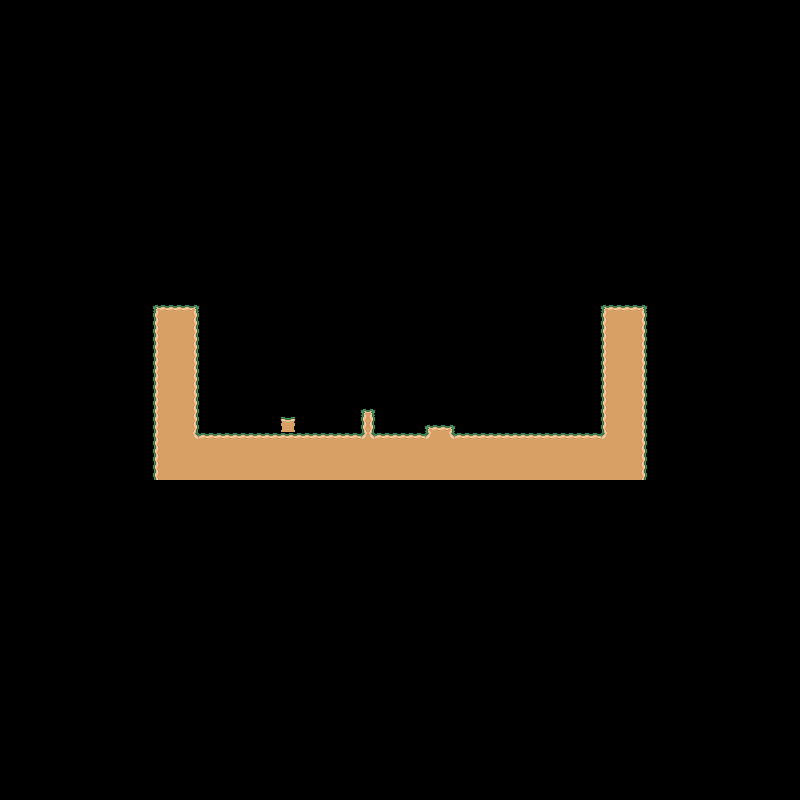

A 2D game scene composited from a Tiled map and its tileset images. What follows is a short description and the map's XML, with each tile layer's data collapsed to a summary:
An orthogonal 100x100 tile map with 8x8 px tiles, 1 tile layer (0), 2 tilesets and 7 objects (6x block, spawn-point).

<map version="1.9" tiledversion="1.9.2" orientation="orthogonal" renderorder="right-down" width="100" height="100" tilewidth="8" tileheight="8" infinite="0" nextlayerid="6" nextobjectid="59">
 <tileset firstgid="1" source="../tilesets/tileset.tsx" />
 <tileset firstgid="36" source="../objects/objects.tsx" />
 <layer id="1" name="0" width="100" height="100">
  <data>[10000 cells, 578 non-empty, 12 distinct tile ids]</data>
 </layer>
 <group id="2" name="objects">
  <objectgroup id="4" name="spawn-point">
   <object id="54" class="spawn-point" gid="36" x="224" y="432" width="32" height="32">
    <properties>
     <property name="spawnPointComponent" type="class" propertytype="spawnPointComponent">
      <properties>
       <property name="name" value="start" />
      </properties>
     </property>
    </properties>
   </object>
  </objectgroup>
  <objectgroup id="3" name="block">
   <object id="51" class="block" x="200" y="432" width="400" height="48" />
   <object id="52" class="block" x="152" y="304" width="48" height="176" />
   <object id="53" class="block" x="600" y="304" width="48" height="176" />
   <object id="56" class="block" x="280" y="416" width="16" height="16" />
   <object id="57" class="block" x="360" y="408" width="16" height="24" />
   <object id="58" class="block" x="424" y="424" width="32" height="8" />
  </objectgroup>
 </group>
</map>
